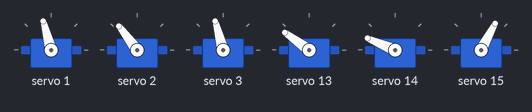
The sketch below on a simulated Arduino Uno, built with avr-gcc and run on an emulated ATmega328P. Shown: 6 × servo.

Above: at 0.05 s.
At 1.05 s:
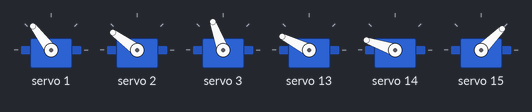
At 1.35 s:
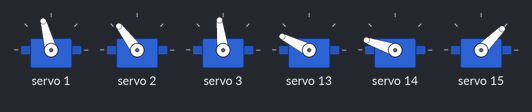
At 2.15 s:
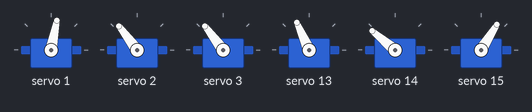
At 2.7 s:
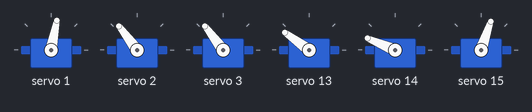
Timing chart, 0 to 7.4 s (numbered marks = the images above):
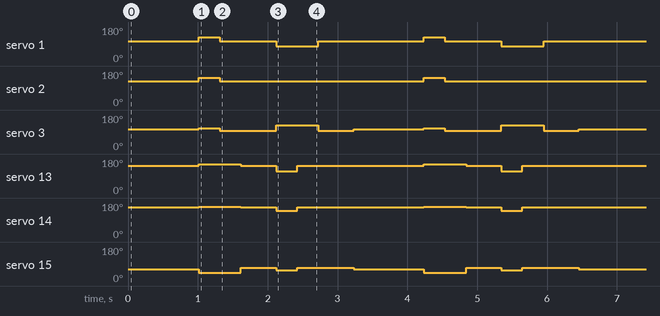

Measured:
- by itself, servo 1: repeats every 3.2 s: 105° 0.81 s, 79° 0.60 s, 105° 1.5 s, 127° 0.30 s
- by itself, servo 2: alternates 144° for 0.30 s and 127° for 2.9 s
- by itself, servo 3: repeats every 3.2 s: 97° 0.81 s, 127° 0.60 s, 97° 0.50 s, 105° 1.0 s, 110° 0.30 s
- by itself, servo 13: repeats every 3.2 s: 144° 0.50 s, 114° 0.30 s, 144° 1.8 s, 153° 0.60 s
- by itself, servo 14: repeats every 3.2 s: 157° 0.50 s, 140° 0.30 s, 157° 1.8 s, 161° 0.60 s
- by itself, servo 15: repeats every 3.2 s: 71° 0.50 s, 58° 0.30 s, 71° 0.81 s, 62° 1.0 s, 45° 0.60 s

The sketch:

bipedo.ino
```cpp
#include <Wire.h>
#include <Adafruit_PWMServoDriver.h>
#include <VarSpeedServo.h>

Adafruit_PWMServoDriver servos = Adafruit_PWMServoDriver(0x40);

unsigned int pos0=172; // ancho de pulso en cuentas para pocicion 0°
unsigned int pos180=565; // ancho de pulso en cuentas para la pocicion 180°

void setup() {

  servos.begin();
  servos.setPWMFreq(60); //Frecuecia PWM de 60Hz o T=16,66ms
}

void setServo(uint8_t n_servo, int angulo) {
  int duty;
  duty=map(angulo,0,180,pos0, pos180);
  servos.setPWM(n_servo, 0, duty);
}

void loop() {
   // pocision inicia

    setServo(1, 105); //cadera, si el aumenta la pierna ira hacia adelante
    setServo(2, 130);//rodilla, si el grado aumenta se flexiona hacia atras
    setServo(3, 105);//tobillo, si aumenta el grado el pie va hacia adelante

    setServo(13,150);//cadera, si el aumenta el grado la pierna ira hacia atras
    setServo(14,165);////rodilla, si el grado aumenta se flexiona hacia adelante
    setServo(15,55); //tobillo, si aumenta el grado el pie va hacia atras

    delay(1000);

      // primer Movimiento

     setServo(1, 130); setServo(13,160); //caderaR caderaL
     setServo(2, 150); setServo(14,170);  //RodillaR RodillaL
     setServo(3, 110); setServo(15,35); // tobilloR tobilloL
     delay(300);
     setServo(1, 105);
     setServo(2, 130);
     setServo(3, 95);
     delay(300);
     setServo(13,150);
     setServo(14,165);
     setServo(15,65);
     delay(500);


    // Segundo Movimiento

     setServo(1, 75); setServo(13,115); //caderaR caderaL
     setServo(2, 130); setServo(14,145);  //RodillaR RodillaL
     setServo(3, 130); setServo(15,50); // tobilloR tobilloL
     delay(300);
     setServo(13,150);
     setServo(14,165);
     setServo(15,65);
     delay(300);
      setServo(1, 105);
     setServo(2, 130);
     setServo(3, 95);
     delay(500);


   }
```
